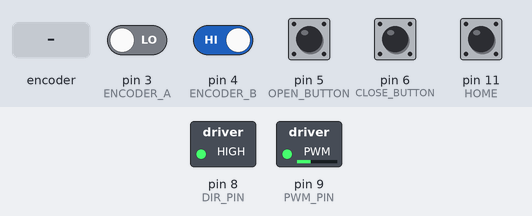
This sketch was run on a simulated Arduino Uno, built with avr-gcc and run on an emulated ATmega328P. On the bench: switched loads named in the sketch (green lamp = pin HIGH). The test bench sets the inputs (shaded band); at power-on: pin 4 (ENCODER_B), pin 5 (OPEN_BUTTON), pin 6 (CLOSE_BUTTON), pin 11 (HOME) HIGH, pin 3 (ENCODER_A) LOW. What the sketch prints to the serial monitor is not drawn.

Above: at 2.22 s.
2.3 s: pin 11 (HOME) pulled LOW for 0.15 s
3.9 s: pin 6 (CLOSE_BUTTON) pulled LOW for 0.15 s
At 4.2 s:
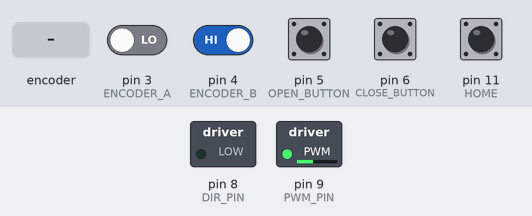
7.1 s: rotary encoder on pin 3 (ENCODER_A) / pin 4 (ENCODER_B) turned 1 step (first pin leading)
At 8.4 s:
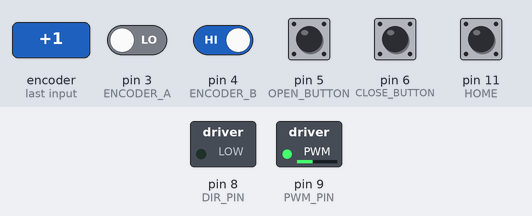
8.8 s: pin 5 (OPEN_BUTTON) pulled LOW for 1 s
At 9.2 s:
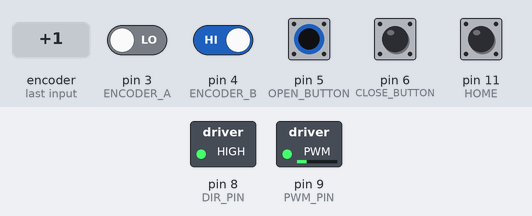
11.3 s: pin 6 (CLOSE_BUTTON) pulled LOW for 1 s
At 12.3 s:
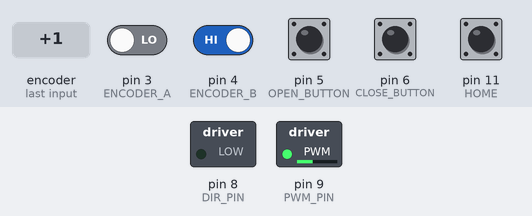
Timing chart, 0 to 14.3 s (numbered marks = the images above; inputs shaded):
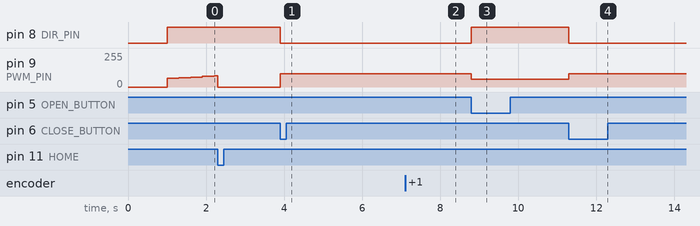

The sketch:

verbose_smart_homing.ino
```cpp
// =============================
// Smart Glass Door Controller
// Verbose Mode & Smooth Speed with Intelligent Homing
// =============================

#define ENCODER_A 3
#define ENCODER_B 4
#define PWM_PIN 9
#define DIR_PIN 8
#define OPEN_BUTTON 5
#define CLOSE_BUTTON 6
#define HOME 11

#define VERBOSE_MODE true  // Set to false to reduce Serial output

volatile int encoderCount = 0;
const int maxPosition = 1050;
const int minSpeed = 60;
const int maxSpeed = 100;

bool reachedHome = false;
bool isOpening = false;
bool isClosing = false;

int currentSpeed = 0;
bool prevOpening = false;
bool prevClosing = false;
bool prevStopped = true;
bool prevHomed = false;

unsigned long lastEncoderChangeTime = 0;
int lastEncoderValue = 0;

void encoderISR() {
  if (digitalRead(ENCODER_A) > digitalRead(ENCODER_B)) {
    encoderCount++;
  } else {
    encoderCount--;
  }
}

void verbosePrint(String msg) {
  if (VERBOSE_MODE) {
    Serial.println(msg);
  }
}

int getSmoothSpeed(int currentPos, int targetPos) {
  int distance = abs(targetPos - currentPos);
  int dynamicSpeed = map(distance, 0, maxPosition, minSpeed, maxSpeed);
  dynamicSpeed = constrain(dynamicSpeed, minSpeed, maxSpeed);
  return dynamicSpeed;
}

void moveMotor(int direction, int speedVal) {
  digitalWrite(DIR_PIN, direction);
  analogWrite(PWM_PIN, speedVal);
  currentSpeed = speedVal;
}

void stopMotor() {
  analogWrite(PWM_PIN, 0);
  currentSpeed = 0;
  verbosePrint("[ACTION] Motor stopped.");
}

void setup() {
  Serial.begin(9600);
  pinMode(ENCODER_A, INPUT);
  pinMode(ENCODER_B, INPUT);
  pinMode(PWM_PIN, OUTPUT);
  pinMode(DIR_PIN, OUTPUT);
  pinMode(HOME, INPUT_PULLUP);
  pinMode(OPEN_BUTTON, INPUT_PULLUP);
  pinMode(CLOSE_BUTTON, INPUT_PULLUP);
  attachInterrupt(digitalPinToInterrupt(ENCODER_A), encoderISR, RISING);

  verbosePrint("[BOOT] System initialized. Waiting for homing...");
  delay(1000);
}

void loop() {
  // ================= HOMING ===================
  if (!reachedHome) {
    static int homingSpeed = minSpeed;
    static unsigned long lastAdjustTime = 0;
    unsigned long currentTime = millis();

    // Check if door is moving (encoder count changes)
    if (currentTime - lastAdjustTime > 300) {
      if (encoderCount == lastEncoderValue) {
        homingSpeed = min(homingSpeed + 5, maxSpeed);
        verbosePrint("[HOMING] Increasing speed to overcome inertia: " + String(homingSpeed));
      } else {
        homingSpeed = max(homingSpeed - 5, minSpeed);
        verbosePrint("[HOMING] Reducing speed for accuracy: " + String(homingSpeed));
      }
      lastAdjustTime = currentTime;
      lastEncoderValue = encoderCount;
    }

    if (digitalRead(HOME) == HIGH) {
      moveMotor(HIGH, homingSpeed);
      if (!prevHomed) {
        Serial.println("🔄 Homing in progress...");
        prevHomed = true;
      }
    } else {
      stopMotor();
      encoderCount = 0;
      reachedHome = true;
      Serial.println("✅ Homing complete. Door is fully opened.");
    }
    return;
  }

  // ============= BUTTON HANDLING =============
  bool openPressed = digitalRead(OPEN_BUTTON) == LOW;
  bool closePressed = digitalRead(CLOSE_BUTTON) == LOW;

  if (openPressed && !isOpening) {
    if (encoderCount <= 0) {
      Serial.println("⚠️ Door already fully open.");
    } else {
      isOpening = true;
      isClosing = false;
      Serial.println("🔼 Opening door...");
    }
  }

  if (closePressed && !isClosing) {
    if (encoderCount >= maxPosition) {
      Serial.println("⚠️ Door already fully closed.");
    } else {
      isClosing = true;
      isOpening = false;
      Serial.println("🔽 Closing door...");
    }
  }

  if (isOpening) {
    if (!prevOpening) {
      verbosePrint("[STATUS] Opening...");
      prevOpening = true;
      prevClosing = false;
      prevStopped = false;
    }
    int speed = getSmoothSpeed(encoderCount, 0);
    moveMotor(HIGH, speed);
    if (encoderCount <= 0) {
      stopMotor();
      isOpening = false;
      Serial.println("✅ Door fully opened.");
    }
    return;
  }

  if (isClosing) {
    if (!prevClosing) {
      verbosePrint("[STATUS] Closing...");
      prevClosing = true;
      prevOpening = false;
      prevStopped = false;
    }
    int speed = getSmoothSpeed(encoderCount, maxPosition);
    moveMotor(LOW, speed);
    if (encoderCount >= maxPosition) {
      stopMotor();
      isClosing = false;
      Serial.println("🔒 Door fully closed.");
    }
    return;
  }

  if (!isOpening && !isClosing && !prevStopped) {
    Serial.println("[IDLE] Waiting for input...");
    prevStopped = true;
    prevOpening = false;
    prevClosing = false;
  }
}
```

Measured:
- after the input at 3.9 s, pin 8 (DIR_PIN): HIGH → LOW at once; pin 9 (PWM_PIN): 0/255 → 100/255 at once
- after the input at 7.1 s, pin 9 (PWM_PIN): 100/255 → 99/255 after 0.05 s
- after the input at 8.8 s, pin 8 (DIR_PIN): LOW → HIGH at once; pin 9 (PWM_PIN): 99/255 → 60/255 at once
- after the input at 11.3 s, pin 8 (DIR_PIN): HIGH → LOW at once; pin 9 (PWM_PIN): 60/255 → 99/255 at once
